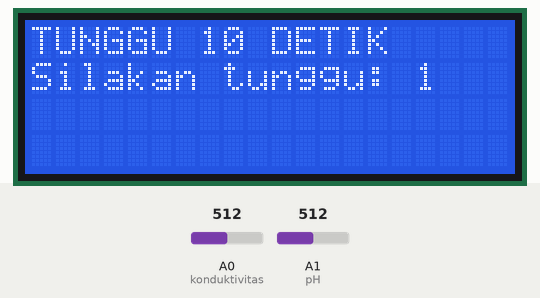
A sketch run on a simulated Arduino Uno, built with avr-gcc and run on an emulated ATmega328P. Parts: 20×4 character LCD. The inputs (shaded band) are chosen by the test bench; at power-on: A0 (konduktivitas) = 512, A1 (pH) = 512. What the sketch prints to the serial monitor is not drawn.

Above: at 0.2 s.
At 3.3 s:
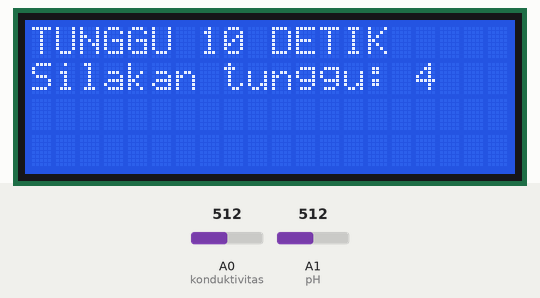
At 4.4 s:
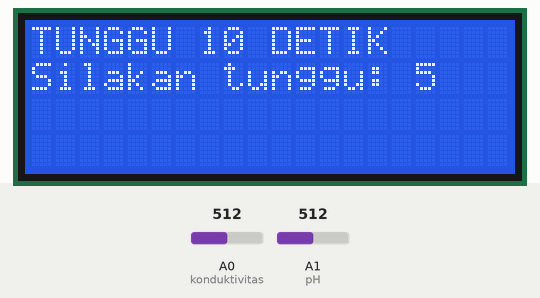
At 9.5 s:
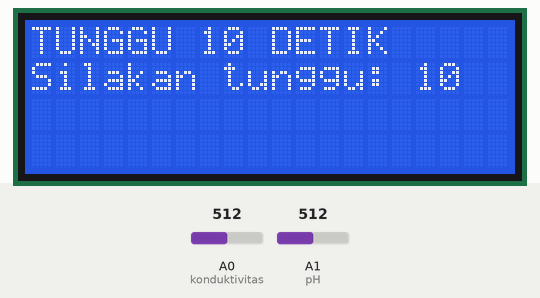
At 10.6 s:
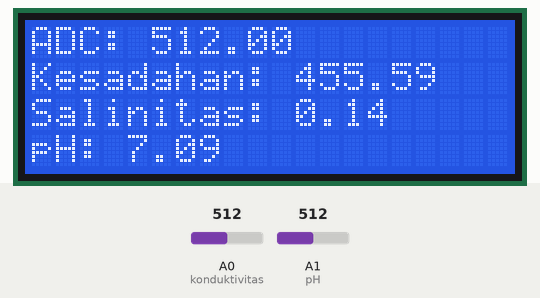

The sketch:

AlatPengukurKualitasAir.ino
```cpp
#include <LiquidCrystal_I2C.h>
LiquidCrystal_I2C lcd(0x27, 20, 4);
#define konduktivitas  A0
#define pH A1

long int NilaiKonduktivitas[10], NilaipH[10];
float sumK, avgK, avgpH, OutputKesadahan, OutputSalinitas;

void setup(){
  Serial.begin(9600);
  lcd.init();
  lcd.backlight();

  for(int i=0;i<10;i++){
    NilaipH[i]=analogRead(pH);
    avgpH += NilaipH[i];
    delay(10);
  }

  for(int i=0;i<10;i++){
    NilaiKonduktivitas[i] = analogRead(konduktivitas);
    Serial.println(NilaiKonduktivitas[i]);

    lcd.setCursor(0, 0);
    lcd.print("TUNGGU 10 DETIK");
    lcd.setCursor(0, 1);
    lcd.print("Silakan tunggu:");
    lcd.setCursor(16, 1);
    lcd.print(i+1);

    sumK += NilaiKonduktivitas[i];
    avgK = sumK/10;
    delay(1000);
  }

  Serial.print("nilai avg: ");
  Serial.println(avgK);

  OutputKesadahan = (0.341*avgK)+281;
  OutputSalinitas = ((1.622*avgK)-688)/1000;
  float pHVol=(float)avgpH*5.0/1024/10;
  float phValue = (-5.70*pHVol)+21.34;

  lcd.clear();
  lcd.setCursor(0, 0);
  lcd.print("ADC: ");
  lcd.setCursor(5, 0);
  lcd.print(avgK);

  lcd.setCursor(0, 1);
  lcd.print("Kesadahan: ");
  lcd.setCursor(11, 1);
  lcd.print(OutputKesadahan);

  lcd.setCursor(0, 2);
  lcd.print("Salinitas: ");
  lcd.setCursor(11, 2);
  lcd.print(OutputSalinitas);

  lcd.setCursor(0, 3);
  lcd.print("pH: ");
  lcd.setCursor(4, 3);
  lcd.print(phValue);
}

void loop() {

}
```

Measured:
- what the display in image 1 shows lasts 1.0 s, from 3.3 s to 4.3 s
- what the display in image 3 shows lasts 1.0 s, from 9.5 s to 10.5 s
